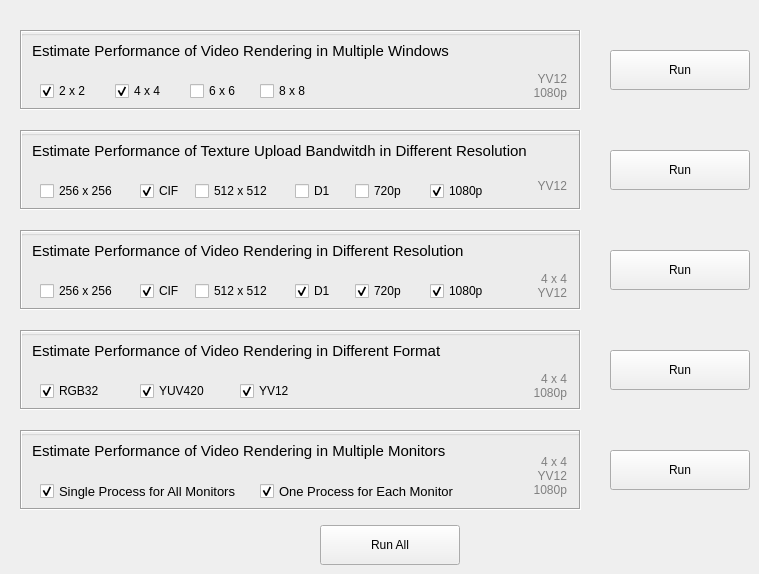
    <widget class="QWidget" name="tab_unit_test">
     <attribute name="title">
      <string>Rendering Benchmark</string>
     </attribute>
     <widget class="QPushButton" name="pushButtonMultipleWindows">
      <property name="geometry">
       <rect>
        <x>610</x>
        <y>50</y>
        <width>140</width>
        <height>40</height>
       </rect>
      </property>
      <property name="text">
       <string>Run</string>
      </property>
     </widget>
     <widget class="QGroupBox" name="groupBox">
      <property name="geometry">
       <rect>
        <x>20</x>
        <y>30</y>
        <width>561</width>
        <height>80</height>
       </rect>
      </property>
      <property name="title">
       <string/>
      </property>
      <widget class="QLabel" name="label_multiple_windows">
       <property name="geometry">
        <rect>
         <x>0</x>
         <y>0</y>
         <width>561</width>
         <height>80</height>
        </rect>
       </property>
       <property name="font">
        <font>
         <pointsize>11</pointsize>
        </font>
       </property>
       <property name="frameShape">
        <enum>QFrame::Box</enum>
       </property>
       <property name="frameShadow">
        <enum>QFrame::Sunken</enum>
       </property>
       <property name="lineWidth">
        <number>1</number>
       </property>
       <property name="text">
        <string>Estimate Performance of Video Rendering in Multiple Windows</string>
       </property>
       <property name="alignment">
        <set>Qt::AlignLeading|Qt::AlignLeft|Qt::AlignTop</set>
       </property>
       <property name="margin">
        <number>5</number>
       </property>
       <property name="indent">
        <number>10</number>
       </property>
      </widget>
      <widget class="QCheckBox" name="checkBox2x2">
       <property name="geometry">
        <rect>
         <x>20</x>
         <y>50</y>
         <width>60</width>
         <height>22</height>
        </rect>
       </property>
       <property name="text">
        <string>2 x 2</string>
       </property>
       <property name="checked">
        <bool>true</bool>
       </property>
      </widget>
      <widget class="QCheckBox" name="checkBox4x4">
       <property name="geometry">
        <rect>
         <x>95</x>
         <y>50</y>
         <width>60</width>
         <height>22</height>
        </rect>
       </property>
       <property name="text">
        <string>4 x 4</string>
       </property>
       <property name="checked">
        <bool>true</bool>
       </property>
      </widget>
      <widget class="QCheckBox" name="checkBox6x6">
       <property name="geometry">
        <rect>
         <x>170</x>
         <y>50</y>
         <width>60</width>
         <height>22</height>
        </rect>
       </property>
       <property name="text">
        <string>6 x 6</string>
       </property>
      </widget>
      <widget class="QCheckBox" name="checkBox8x8">
       <property name="geometry">
        <rect>
         <x>240</x>
         <y>50</y>
         <width>60</width>
         <height>22</height>
        </rect>
       </property>
       <property name="text">
        <string>8 x 8</string>
       </property>
      </widget>
      <widget class="QLabel" name="label_2">
       <property name="geometry">
        <rect>
         <x>496</x>
         <y>35</y>
         <width>51</width>
         <height>41</height>
        </rect>
       </property>
       <property name="styleSheet">
        <string notr="true">color: gray</string>
       </property>
       <property name="text">
        <string>YV12
1080p</string>
       </property>
       <property name="alignment">
        <set>Qt::AlignRight|Qt::AlignTrailing|Qt::AlignVCenter</set>
       </property>
       <property name="wordWrap">
        <bool>false</bool>
       </property>
      </widget>
     </widget>
     <widget class="QGroupBox" name="groupBox_2">
      <property name="geometry">
       <rect>
        <x>20</x>
        <y>130</y>
        <width>561</width>
        <height>80</height>
       </rect>
      </property>
      <property name="title">
       <string/>
      </property>
      <widget class="QLabel" name="label_multiple_windows_2">
       <property name="geometry">
        <rect>
         <x>0</x>
         <y>0</y>
         <width>561</width>
         <height>80</height>
        </rect>
       </property>
       <property name="font">
        <font>
         <pointsize>11</pointsize>
        </font>
       </property>
       <property name="frameShape">
        <enum>QFrame::Box</enum>
       </property>
       <property name="frameShadow">
        <enum>QFrame::Sunken</enum>
       </property>
       <property name="lineWidth">
        <number>1</number>
       </property>
       <property name="text">
        <string>Estimate Performance of Texture Upload Bandwitdh in Different Resolution</string>
       </property>
       <property name="alignment">
        <set>Qt::AlignLeading|Qt::AlignLeft|Qt::AlignTop</set>
       </property>
       <property name="margin">
        <number>5</number>
       </property>
       <property name="indent">
        <number>10</number>
       </property>
      </widget>
      <widget class="QCheckBox" name="checkBox256x256">
       <property name="geometry">
        <rect>
         <x>20</x>
         <y>50</y>
         <width>100</width>
         <height>22</height>
        </rect>
       </property>
       <property name="text">
        <string>256 x 256</string>
       </property>
       <property name="checked">
        <bool>false</bool>
       </property>
      </widget>
      <widget class="QCheckBox" name="checkBoxCIF">
       <property name="geometry">
        <rect>
         <x>120</x>
         <y>50</y>
         <width>55</width>
         <height>22</height>
        </rect>
       </property>
       <property name="text">
        <string>CIF</string>
       </property>
       <property name="checked">
        <bool>true</bool>
       </property>
      </widget>
      <widget class="QCheckBox" name="checkBox512x512">
       <property name="geometry">
        <rect>
         <x>175</x>
         <y>50</y>
         <width>95</width>
         <height>22</height>
        </rect>
       </property>
       <property name="text">
        <string>512 x 512</string>
       </property>
      </widget>
      <widget class="QCheckBox" name="checkBoxD1">
       <property name="geometry">
        <rect>
         <x>275</x>
         <y>50</y>
         <width>50</width>
         <height>22</height>
        </rect>
       </property>
       <property name="text">
        <string>D1</string>
       </property>
       <property name="checked">
        <bool>false</bool>
       </property>
      </widget>
      <widget class="QCheckBox" name="checkBox720p">
       <property name="geometry">
        <rect>
         <x>335</x>
         <y>50</y>
         <width>60</width>
         <height>22</height>
        </rect>
       </property>
       <property name="text">
        <string>720p</string>
       </property>
       <property name="checked">
        <bool>false</bool>
       </property>
      </widget>
      <widget class="QCheckBox" name="checkBox1080p">
       <property name="geometry">
        <rect>
         <x>410</x>
         <y>50</y>
         <width>75</width>
         <height>22</height>
        </rect>
       </property>
       <property name="text">
        <string>1080p</string>
       </property>
       <property name="checked">
        <bool>true</bool>
       </property>
      </widget>
      <widget class="QLabel" name="label">
       <property name="geometry">
        <rect>
         <x>496</x>
         <y>35</y>
         <width>51</width>
         <height>41</height>
        </rect>
       </property>
       <property name="styleSheet">
        <string notr="true">color: gray</string>
       </property>
       <property name="text">
        <string>YV12</string>
       </property>
       <property name="alignment">
        <set>Qt::AlignRight|Qt::AlignTrailing|Qt::AlignVCenter</set>
       </property>
       <property name="wordWrap">
        <bool>false</bool>
       </property>
      </widget>
     </widget>
     <widget class="QPushButton" name="pushButtonTextureUpload">
      <property name="geometry">
       <rect>
        <x>610</x>
        <y>150</y>
        <width>140</width>
        <height>40</height>
       </rect>
      </property>
      <property name="text">
       <string>Run</string>
      </property>
     </widget>
     <widget class="QPushButton" name="pushButtonDifferentResolution">
      <property name="geometry">
       <rect>
        <x>610</x>
        <y>250</y>
        <width>140</width>
        <height>40</height>
       </rect>
      </property>
      <property name="text">
       <string>Run</string>
      </property>
     </widget>
     <widget class="QGroupBox" name="groupBox_3">
      <property name="geometry">
       <rect>
        <x>20</x>
        <y>230</y>
        <width>561</width>
        <height>80</height>
       </rect>
      </property>
      <property name="title">
       <string/>
      </property>
      <widget class="QLabel" name="label_multiple_windows_3">
       <property name="geometry">
        <rect>
         <x>0</x>
         <y>0</y>
         <width>561</width>
         <height>80</height>
        </rect>
       </property>
       <property name="font">
        <font>
         <pointsize>11</pointsize>
        </font>
       </property>
       <property name="frameShape">
        <enum>QFrame::Box</enum>
       </property>
       <property name="frameShadow">
        <enum>QFrame::Sunken</enum>
       </property>
       <property name="lineWidth">
        <number>1</number>
       </property>
       <property name="text">
        <string>Estimate Performance of Video Rendering in Different Resolution</string>
       </property>
       <property name="alignment">
        <set>Qt::AlignLeading|Qt::AlignLeft|Qt::AlignTop</set>
       </property>
       <property name="margin">
        <number>5</number>
       </property>
       <property name="indent">
        <number>10</number>
       </property>
      </widget>
      <widget class="QCheckBox" name="checkBox256x256DifferentResolution">
       <property name="geometry">
        <rect>
         <x>20</x>
         <y>50</y>
         <width>100</width>
         <height>22</height>
        </rect>
       </property>
       <property name="text">
        <string>256 x 256</string>
       </property>
       <property name="checked">
        <bool>false</bool>
       </property>
      </widget>
      <widget class="QCheckBox" name="checkBoxCIFDifferentResolution">
       <property name="geometry">
        <rect>
         <x>120</x>
         <y>50</y>
         <width>55</width>
         <height>22</height>
        </rect>
       </property>
       <property name="text">
        <string>CIF</string>
       </property>
       <property name="checked">
        <bool>true</bool>
       </property>
      </widget>
      <widget class="QCheckBox" name="checkBox512x512DifferentResolution">
       <property name="geometry">
        <rect>
         <x>175</x>
         <y>50</y>
         <width>105</width>
         <height>22</height>
        </rect>
       </property>
       <property name="text">
        <string>512 x 512</string>
       </property>
      </widget>
      <widget class="QCheckBox" name="checkBoxD1DifferentResolution">
       <property name="geometry">
        <rect>
         <x>275</x>
         <y>50</y>
         <width>50</width>
         <height>22</height>
        </rect>
       </property>
       <property name="text">
        <string>D1</string>
       </property>
       <property name="checked">
        <bool>true</bool>
       </property>
      </widget>
      <widget class="QCheckBox" name="checkBox720pDifferentResolution">
       <property name="geometry">
        <rect>
         <x>335</x>
         <y>50</y>
         <width>70</width>
         <height>22</height>
        </rect>
       </property>
       <property name="text">
        <string>720p</string>
       </property>
       <property name="checked">
        <bool>true</bool>
       </property>
      </widget>
      <widget class="QCheckBox" name="checkBox1080pDifferentResolution">
       <property name="geometry">
        <rect>
         <x>410</x>
         <y>50</y>
         <width>75</width>
         <height>22</height>
        </rect>
       </property>
       <property name="text">
        <string>1080p</string>
       </property>
       <property name="checked">
        <bool>true</bool>
       </property>
      </widget>
      <widget class="QLabel" name="label_3">
       <property name="geometry">
        <rect>
         <x>496</x>
         <y>35</y>
         <width>51</width>
         <height>41</height>
        </rect>
       </property>
       <property name="styleSheet">
        <string notr="true">color: gray</string>
       </property>
       <property name="text">
        <string>4 x 4
YV12</string>
       </property>
       <property name="alignment">
        <set>Qt::AlignRight|Qt::AlignTrailing|Qt::AlignVCenter</set>
       </property>
       <property name="wordWrap">
        <bool>false</bool>
       </property>
      </widget>
     </widget>
     <widget class="QGroupBox" name="groupBox_4">
      <property name="geometry">
       <rect>
        <x>20</x>
        <y>330</y>
        <width>561</width>
        <height>80</height>
       </rect>
      </property>
      <property name="title">
       <string/>
      </property>
      <widget class="QLabel" name="label_multiple_windows_4">
       <property name="geometry">
        <rect>
         <x>0</x>
         <y>0</y>
         <width>561</width>
         <height>80</height>
        </rect>
       </property>
       <property name="font">
        <font>
         <pointsize>11</pointsize>
        </font>
       </property>
       <property name="frameShape">
        <enum>QFrame::Box</enum>
       </property>
       <property name="frameShadow">
        <enum>QFrame::Sunken</enum>
       </property>
       <property name="lineWidth">
        <number>1</number>
       </property>
       <property name="text">
        <string>Estimate Performance of Video Rendering in Different Format</string>
       </property>
       <property name="alignment">
        <set>Qt::AlignLeading|Qt::AlignLeft|Qt::AlignTop</set>
       </property>
       <property name="margin">
        <number>5</number>
       </property>
       <property name="indent">
        <number>10</number>
       </property>
      </widget>
      <widget class="QCheckBox" name="checkBoxRGB32">
       <property name="geometry">
        <rect>
         <x>20</x>
         <y>50</y>
         <width>90</width>
         <height>22</height>
        </rect>
       </property>
       <property name="text">
        <string>RGB32</string>
       </property>
       <property name="checked">
        <bool>true</bool>
       </property>
      </widget>
      <widget class="QCheckBox" name="checkBoxYUV420">
       <property name="geometry">
        <rect>
         <x>120</x>
         <y>50</y>
         <width>90</width>
         <height>22</height>
        </rect>
       </property>
       <property name="text">
        <string>YUV420</string>
       </property>
       <property name="checked">
        <bool>true</bool>
       </property>
      </widget>
      <widget class="QCheckBox" name="checkBoxYV12">
       <property name="geometry">
        <rect>
         <x>220</x>
         <y>50</y>
         <width>90</width>
         <height>22</height>
        </rect>
       </property>
       <property name="text">
        <string>YV12</string>
       </property>
       <property name="checked">
        <bool>true</bool>
       </property>
      </widget>
      <widget class="QLabel" name="label_4">
       <property name="geometry">
        <rect>
         <x>496</x>
         <y>35</y>
         <width>51</width>
         <height>41</height>
        </rect>
       </property>
       <property name="styleSheet">
        <string notr="true">color: gray</string>
       </property>
       <property name="text">
        <string>4 x 4
1080p</string>
       </property>
       <property name="alignment">
        <set>Qt::AlignRight|Qt::AlignTrailing|Qt::AlignVCenter</set>
       </property>
       <property name="wordWrap">
        <bool>false</bool>
       </property>
      </widget>
     </widget>
     <widget class="QPushButton" name="pushButtonDifferentFormat">
      <property name="geometry">
       <rect>
        <x>610</x>
        <y>350</y>
        <width>140</width>
        <height>40</height>
       </rect>
      </property>
      <property name="text">
       <string>Run</string>
      </property>
     </widget>
     <widget class="QGroupBox" name="groupBox_5">
      <property name="geometry">
       <rect>
        <x>20</x>
        <y>430</y>
        <width>561</width>
        <height>80</height>
       </rect>
      </property>
      <property name="title">
       <string/>
      </property>
      <widget class="QLabel" name="label_multiple_windows_5">
       <property name="geometry">
        <rect>
         <x>0</x>
         <y>0</y>
         <width>561</width>
         <height>80</height>
        </rect>
       </property>
       <property name="font">
        <font>
         <pointsize>11</pointsize>
        </font>
       </property>
       <property name="frameShape">
        <enum>QFrame::Box</enum>
       </property>
       <property name="frameShadow">
        <enum>QFrame::Sunken</enum>
       </property>
       <property name="lineWidth">
        <number>1</number>
       </property>
       <property name="text">
        <string>Estimate Performance of Video Rendering in Multiple Monitors</string>
       </property>
       <property name="alignment">
        <set>Qt::AlignLeading|Qt::AlignLeft|Qt::AlignTop</set>
       </property>
       <property name="margin">
        <number>5</number>
       </property>
       <property name="indent">
        <number>10</number>
       </property>
      </widget>
      <widget class="QCheckBox" name="checkBoxSingleProcess">
       <property name="geometry">
        <rect>
         <x>20</x>
         <y>50</y>
         <width>210</width>
         <height>22</height>
        </rect>
       </property>
       <property name="font">
        <font>
         <pointsize>10</pointsize>
        </font>
       </property>
       <property name="text">
        <string>Single Process for All Monitors</string>
       </property>
       <property name="iconSize">
        <size>
         <width>16</width>
         <height>16</height>
        </size>
       </property>
       <property name="checked">
        <bool>true</bool>
       </property>
      </widget>
      <widget class="QCheckBox" name="checkBoxMultipleProcesses">
       <property name="geometry">
        <rect>
         <x>240</x>
         <y>50</y>
         <width>210</width>
         <height>22</height>
        </rect>
       </property>
       <property name="font">
        <font>
         <pointsize>10</pointsize>
        </font>
       </property>
       <property name="text">
        <string>One Process for Each Monitor</string>
       </property>
       <property name="checked">
        <bool>true</bool>
       </property>
      </widget>
      <widget class="QLabel" name="label_5">
       <property name="geometry">
        <rect>
         <x>496</x>
         <y>15</y>
         <width>51</width>
         <height>61</height>
        </rect>
       </property>
       <property name="styleSheet">
        <string notr="true">color: gray</string>
       </property>
       <property name="text">
        <string>4 x 4
YV12
1080p</string>
       </property>
       <property name="alignment">
        <set>Qt::AlignRight|Qt::AlignTrailing|Qt::AlignVCenter</set>
       </property>
       <property name="wordWrap">
        <bool>false</bool>
       </property>
      </widget>
     </widget>
     <widget class="QPushButton" name="pushButtonMultipleMonitors">
      <property name="geometry">
       <rect>
        <x>610</x>
        <y>450</y>
        <width>140</width>
        <height>40</height>
       </rect>
      </property>
      <property name="text">
       <string>Run</string>
      </property>
     </widget>
     <widget class="QPushButton" name="pushButtonRunAll">
      <property name="geometry">
       <rect>
        <x>320</x>
        <y>525</y>
        <width>140</width>
        <height>40</height>
       </rect>
      </property>
      <property name="text">
       <string>Run All</string>
      </property>
     </widget>
    </widget>
